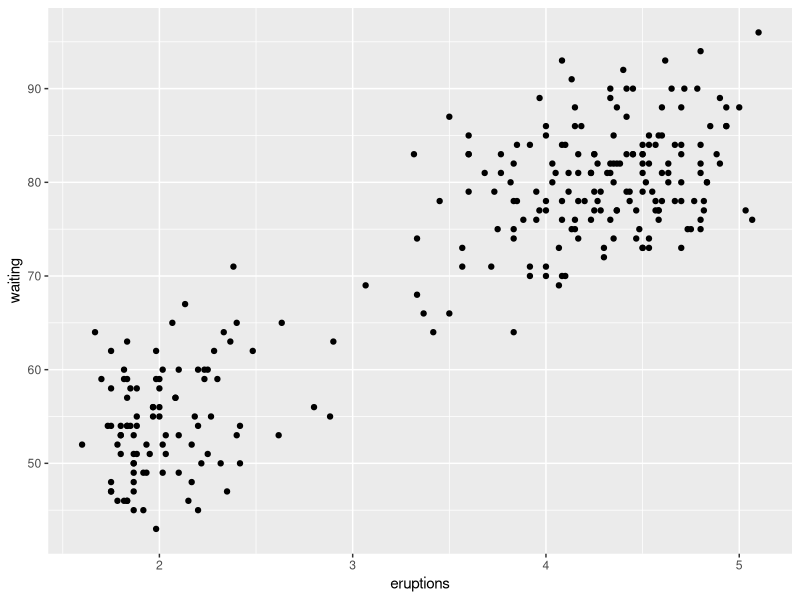
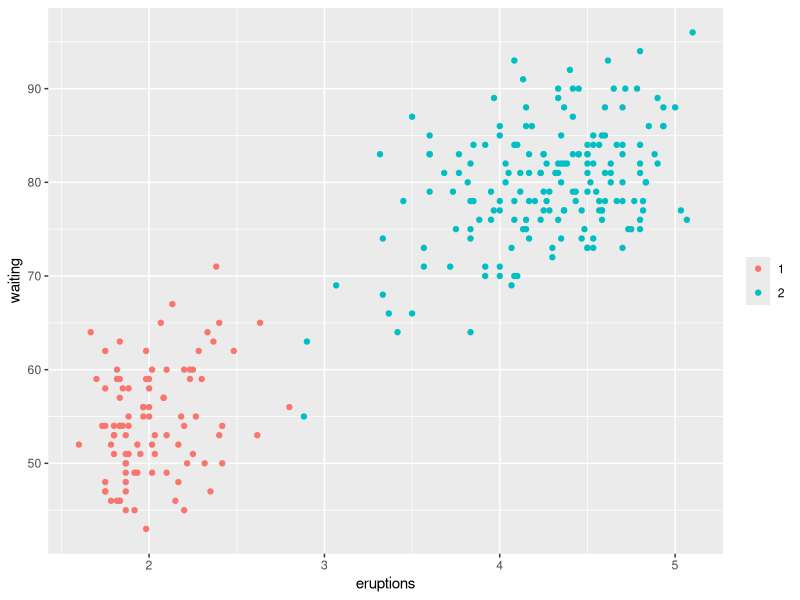
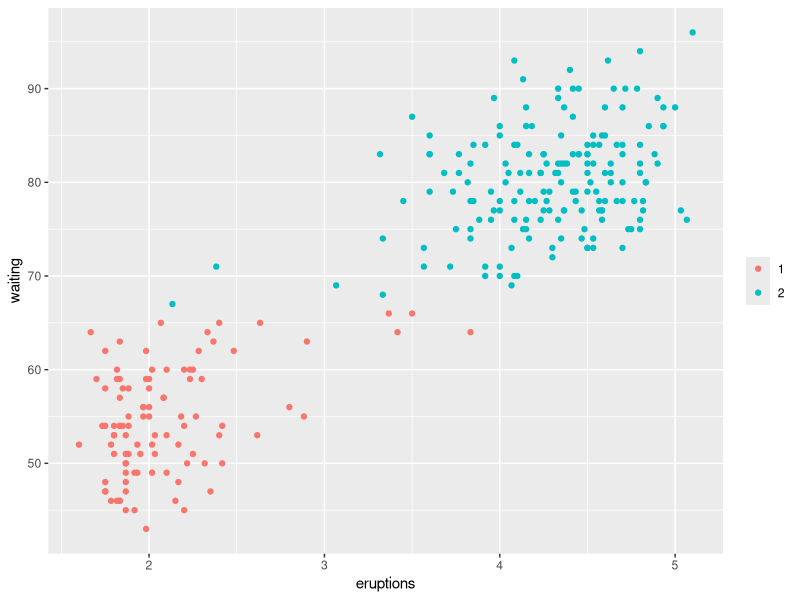

Generate these figures, in order, with R:
# Description: 
#   Illustration of the EM algorithm (1-D) for Gaussian Mixture Model (GMM)
#   using the Old Faithful dataset.
#
# Details:
#    K: the number of clusters is set to 2.
#
# License: GNU v3
#
# Date: October 19, 2016
#
# Authors:
#    Originally called EM Mixture MV.R.
# [redacted]
# [redacted]
# [redacted]
# [redacted]
#
# Sources:
#    https://github.com/m-clark/Miscellaneous-R-Code/tree/master/ModelFitting/EM%20Examples
# 
# See Also:
#     http://www.geyserstudy.org/geyser.aspx?pGeyserNo=OLDFAITHFUL

rm(list = ls())

GaussmixEM <- function(params, X, clusters = 2, tol = .00001, maxits = 100, showits = T){     
  # EM for gaussian mixture
  #
  # Usage:
  #    GaussmixEM(params, X)
  # 
  # Input:
  #   params: initial parameters (means, covariances, cluster probability)
  #   X: data
  #   clusters: number of clusters desired
  #   tol: tolerance
  #   maxits: maximum iterations
  #   showits: whether to show iterations
  #  
  # Output:
  #   probs: probability
  #   mu: mean
  #   var: variance 
  #   resp: responsibilities
  #   cluster: cluster assignment 
  
  # Starting points
  N <- nrow(X)
  nams <- names(params)
  mu <- params$mu
  var <- params$var
  probs <- params$probs
  
  # Other initializations
  # Initialize cluster 'responsibilities', i.e. probability of cluster membership for each observation i
  ri <- matrix(0, ncol = clusters, nrow = N)  
  it <- 0
  converged <- FALSE
  
  # Show iterations
  if (showits)                                  
    cat(paste("Iterations of EM:", "\n"))
  
  while ((!converged) & (it < maxits)) { 
    probsOld <- probs
    muOld <- mu
    varOld <- var
    riOld <- ri
    
    # E step
    # ------------
    # Compute responsibilities
    for (k in 1:clusters){
      ri[, k] <- probs[k] * dnorm(X, mu[k], sd = sqrt(var[k]), log = F)
    }
    ri <- ri / rowSums(ri)
    
    # M step
    # ------------
    # rk is the weighted average cluster membership size
    rk <- colSums(ri)                           
    probs <- rk/N
    mu <- (t(X) %*% ri) / rk                      
    var <- (t(X^2) %*% ri) / rk - mu^2
    
    parmlistold <- rbind(probsOld, muOld, varOld)
    parmlistcurrent <- rbind(probs, mu, var)
    it <- it + 1
    
    # if showits true, & it =1 or divisible by 5 print message
    if (showits & it == 1 | it%%5 == 0){
      cat(it, "\n")
    }        
    converged <- max(abs(parmlistold - parmlistcurrent)) < tol
  }
  
  # create cluster membership 
  clust <- which(round(ri) == 1, arr.ind = T)    
  
  # order accoring to row rather than cluster
  clust <- clust[order(clust[, 1]), 2]           
  out <- list(probs = probs, mu = mu, var = var, resp = ri, cluster = clust)
} 

# faithful data set
data(faithful)

# starting parameters; requires mean, variance and class probabilitiy
params1 <- list(mu = c(2, 5), var = c(1, 1), probs = c(.5, .5)) 
params2 <- list(mu = c(50, 90), var = c(1, 15), probs = c(.5, .5))  

X1 <- matrix(faithful[, 1])
X2 <- matrix(faithful[, 2])

test1 <- GaussmixEM(params1, X = X1, tol = 1e-8)
test2 = GaussmixEM(params2, X = X2, tol = 1e-8)

library(ggplot2)
qplot(x = eruptions, y = waiting, data = faithful) 

# clustering by "eruptions"
ggplot(aes(x = eruptions, y = waiting), data = faithful) +
  geom_point(aes(color = factor(test1$cluster)))  +
  theme(legend.title = element_blank())

# clustering by "waiting"
ggplot(aes(x = eruptions, y = waiting), data = faithful) +
  geom_point(aes(color = factor(test2$cluster)))  +
  theme(legend.title = element_blank())

